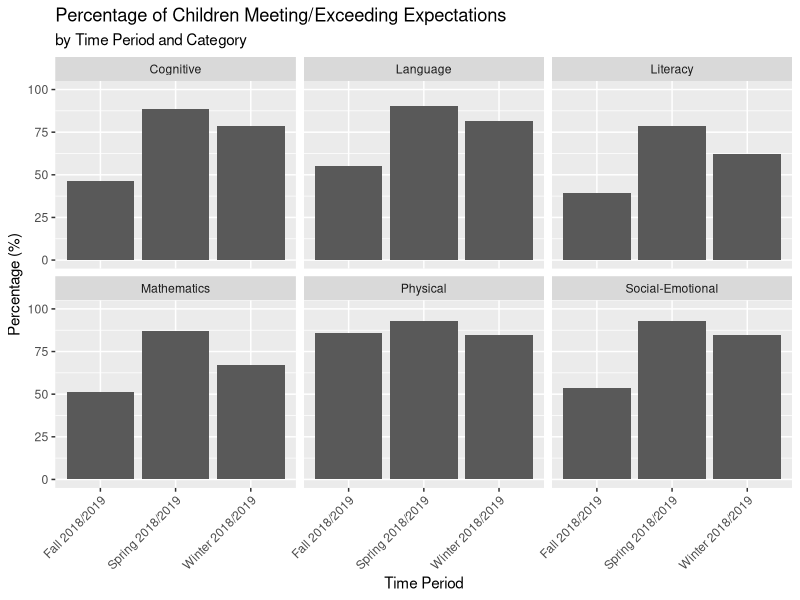
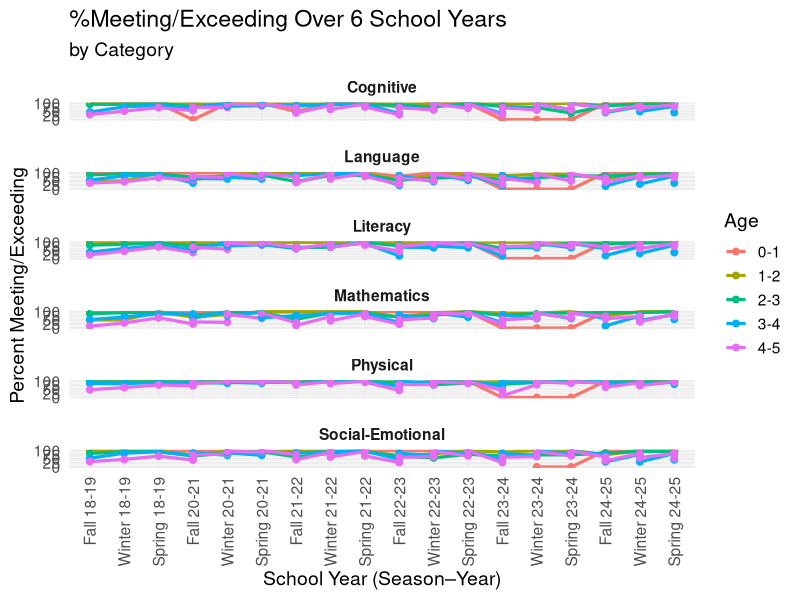
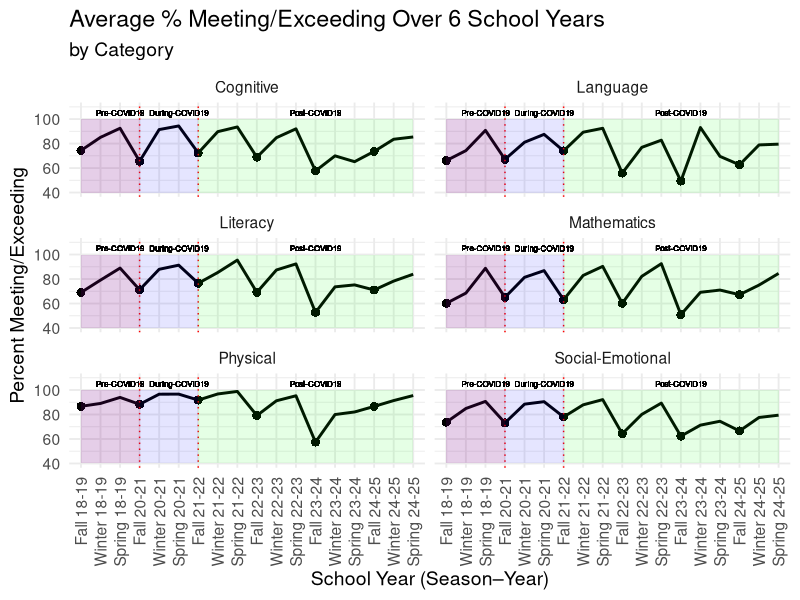
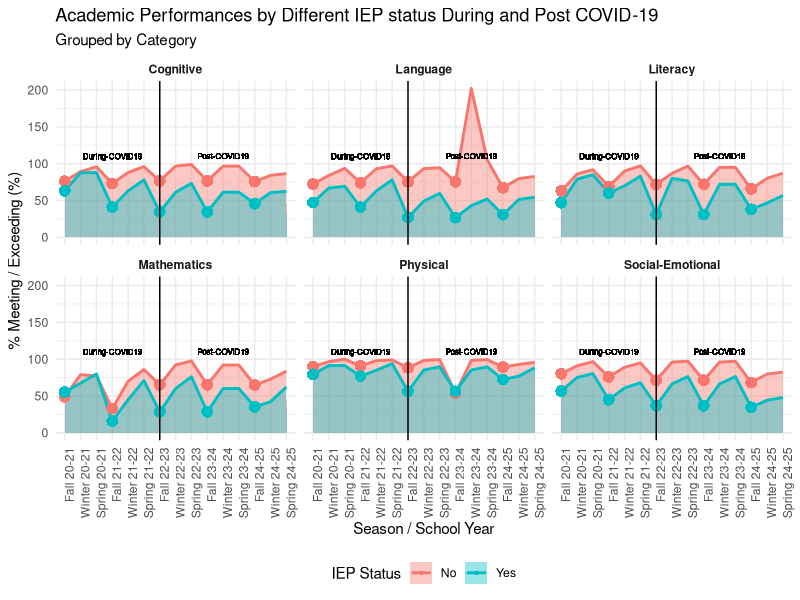
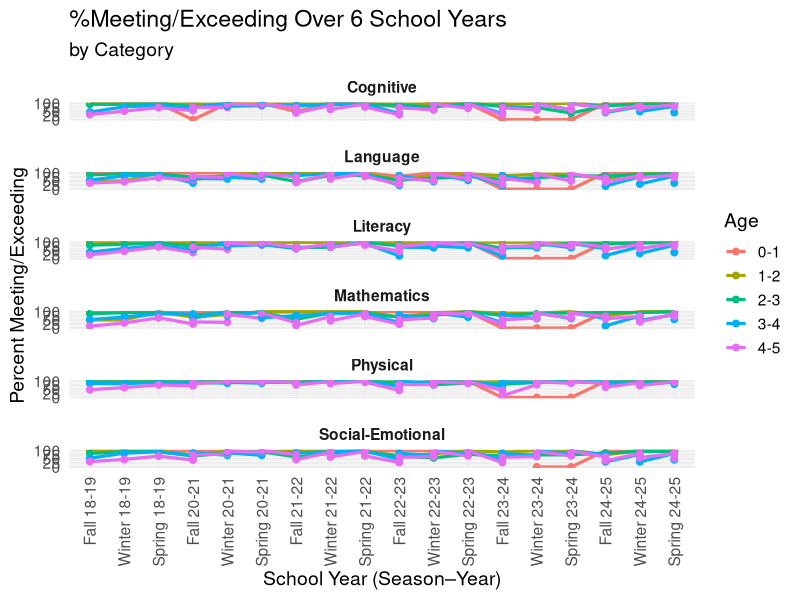
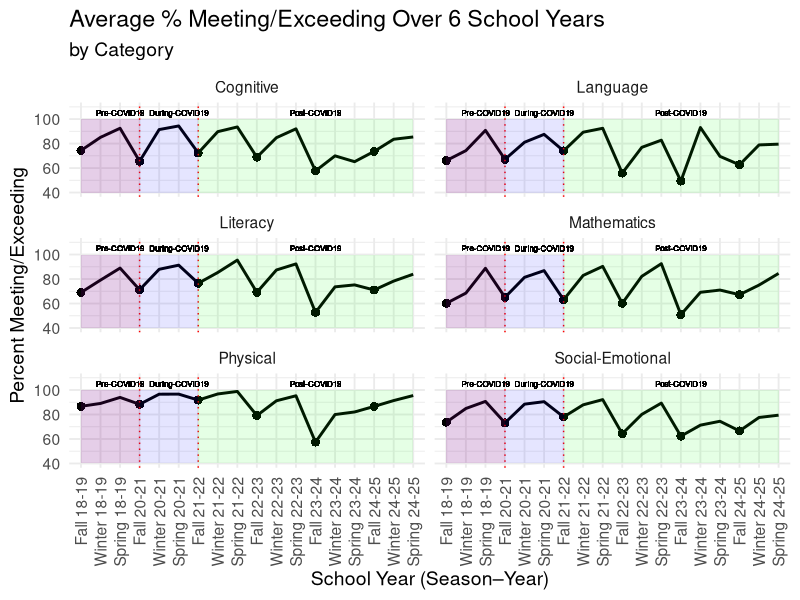
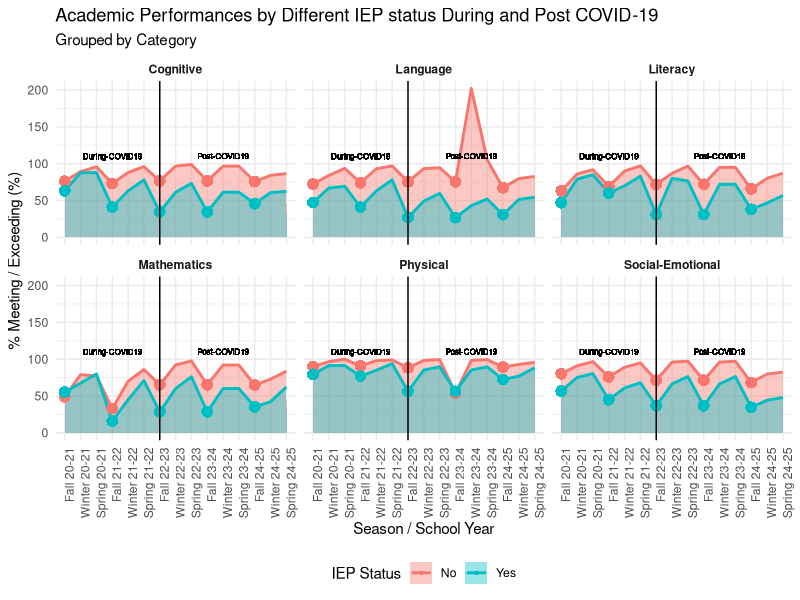

Source code (R) for these figures, in order:
## ---- chunk 1
library(tidyverse)
library(broom)
library(readxl)
library(dplyr)
library(skimr)
## ---- chunk 2
prof_2018_2019 <- read_excel("../data/ignore/file_show.xlsx")
## ---- chunk 3
glimpse(prof_2018_2019)
## ---- chunk 4
skim(prof_2018_2019)
## ---- chunk 5
categorized_data_2018_2019 <- prof_2018_2019 |>
  group_by(`Time Period`, `Category`) |>
  summarise(
    `Total # Children` = sum(`# Children`, na.rm = TRUE), 
    `Meeting / Exceeding Children` = sum(`# Meeting / Exceeding`, na.rm = TRUE), 
    `% percentage` = round(`Meeting / Exceeding Children` / `Total # Children` * 100, 2),
    .groups = "drop"
  )
## ---- chunk 6
ggplot(categorized_data_2018_2019, aes(x = `Time Period`, y = `% percentage`)) +
  geom_col() +
  facet_wrap(~ `Category`) +
  ylim(0, 100) +
  labs(
    title = "Percentage of Children Meeting/Exceeding Expectations",
    subtitle = "by Time Period and Category",
    x = "Time Period",
    y = "Percentage (%)"
  ) + 
  theme(axis.text.x = element_text(angle = 45, hjust = 1))
## ---- chunk 7
X2018_2019 <- read_excel("../data/ignore/2018-2019.xlsx")
X2020_2021 <- read_excel("../data/ignore/2020-2021.xlsx")
X2021_2022 <- read_excel("../data/ignore/2021-2022.xlsx")
X2022_2023 <- read_excel("../data/ignore/2022-2023.xlsx")
X2023_2024 <- read_excel("../data/ignore/2023-2024.xlsx")
X2024_2025 <- read_excel("../data/ignore/2024-2025.xlsx")
## ---- chunk 8
general_data_table <- bind_rows(
  #for each year we need to first convert our number of children, number of meeting/exceeding, and percentage of meeting/exceeding in numerit values and create a year column that would help us with sorting and labeling
  X2018_2019 |>
    mutate(
      `# Children` = parse_number(as.character(`# Children`), na = c("N/A", "NA")), 
      `# Meeting / Exceeding` = parse_number(as.character(`# Meeting / Exceeding`), na = c("N/A", "NA")), 
      `% Meeting / Exceeding` = parse_number(as.character(`% Meeting / Exceeding`)), 
      year = "18-19"), 
  X2020_2021 |>
    mutate(
      `# Children` = parse_number(as.character(`# Children`), na = c("N/A", "NA")), 
      `# Meeting / Exceeding` = parse_number(as.character(`# Meeting / Exceeding`), na = c("N/A", "NA")), 
      `% Meeting / Exceeding` = parse_number(as.character(`% Meeting / Exceeding`)), 
      year = "20-21"), 
  X2021_2022|>
    mutate(
      `# Children` = parse_number(as.character(`# Children`), na = c("N/A", "NA")), 
      `# Meeting / Exceeding` = parse_number(as.character(`# Meeting / Exceeding`), na = c("N/A", "NA")), 
      `% Meeting / Exceeding` = parse_number(as.character(`% Meeting / Exceeding`)), 
      year = "21-22"), 
  X2022_2023|>
    mutate(
      `# Children` = parse_number(as.character(`# Children`), na = c("N/A", "NA")), 
      `# Meeting / Exceeding` = parse_number(as.character(`# Meeting / Exceeding`), na = c("N/A", "NA")), 
      `% Meeting / Exceeding` = parse_number(as.character(`% Meeting / Exceeding`)), 
      year = "22-23"), 
  X2023_2024|>
    mutate(
      `# Children` = parse_number(as.character(`# Children`), na = c("N/A", "NA")), 
      `# Meeting / Exceeding` = parse_number(as.character(`# Meeting / Exceeding`), na = c("N/A", "NA")), 
      `% Meeting / Exceeding` = parse_number(as.character(`% Meeting / Exceeding`), na = c("N/A", "NA", "#DIV/0!")), 
      year = "23-24"), 
  X2024_2025|>
    mutate(
      `# Children` = parse_number(as.character(`# Children`), na = c("N/A", "NA")), 
      `# Meeting / Exceeding` = parse_number(as.character(`# Meeting / Exceeding`), na = c("N/A", "NA")), 
      `% Meeting / Exceeding` = parse_number(as.character(`% Meeting / Exceeding`)), 
      year = "24-25")
  ) |>
  #shortening and simplifying the label for each school year and trimester
  mutate(
    season = case_when(
      str_detect(`Time Period`, "Fall") ~ "Fall",
      str_detect(`Time Period`, "Winter") ~ "Winter",
      str_detect(`Time Period`, "Spring") ~ "Spring"
    ),
    label = paste(season, year),
    #sorting for chronological order taking the beginning of the school year and the code for each season (Fall - 1, Winter - 2, Spring - 3)
    #e.g. Fall 2018-2019 -> 181, Winter 2021-2022 -> 212
    sort_num = as.numeric(str_sub(year, 1, 2)) * 10 + match(season, c("Fall","Winter","Spring")) 
  )
#ordering our data chronologically
general_data_table <- general_data_table |>
  mutate(
    label = fct_reorder(label, sort_num)
  )
## ---- chunk 9
general_data_plot <- ggplot(general_data_table, aes(x = label, y = `% Meeting / Exceeding`, color = Age, group = Age)) +
  geom_line(size = 1.1) +
  geom_point(size = 2) +
  facet_wrap(~ Category, ncol = 1) +
  ylim(0, 100)+
  labs(
    title = "%Meeting/Exceeding Over 6 School Years",
    subtitle = "by Category",
    x = "School Year (Season–Year)",
    y = "Percent Meeting/Exceeding"
  ) +
  theme_minimal(base_size = 14) +
  theme(
    axis.text.x = element_text(angle = 90, hjust = 1, vjust = 0.5),
    strip.text = element_text(face = "bold"),
    panel.spacing = unit(1, "lines")
  )

general_data_plot

#saving
ggsave("general_plot.png", general_data_plot, width = 10, height = 20, dpi = 300)
## ---- chunk 10
#creating a new column that would help us highlight the beginning of the school year
average_general_data_table <- general_data_table |>
  mutate(is_fall = (`season` == "Fall"))

#calculating the average of all age groups' seasonal performance
average_general_data_table <- average_general_data_table |>
  group_by(Category, label, sort_num, is_fall) |>
  summarise(
    `Avg Meeting Exceeding` = mean(`% Meeting / Exceeding`, na.rm = TRUE),
    .groups = "drop"
  )

#plotting
average_general_data_plot <- ggplot(average_general_data_table, aes(x = label, y = `Avg Meeting Exceeding`, group = Category)) +
  geom_line(size = 1) +
  geom_point(aes(size = ifelse(is_fall, 4, NA)), shape = 20, stroke = 0) +
  geom_vline(xintercept = "Fall 20-21", linetype = "dotted", color = "red")+
  geom_vline(xintercept = "Fall 21-22", linetype = "dotted", color = "red")+
  annotate("rect", xmin="Fall 18-19", xmax="Fall 20-21", ymin = 40, ymax = 100, alpha = 0.1, fill = "red")+
  annotate("rect", xmin="Fall 18-19", xmax="Fall 21-22", ymin = 40, ymax = 100, alpha = 0.1, fill = "blue")+
  annotate("rect", xmin="Fall 21-22", xmax="Spring 24-25", ymin = 40, ymax = 100, alpha = 0.1, fill = "green")+
  geom_text( 
    aes(x = "Spring 18-19", y = 105, label = "Pre-COVID19"),
    size = 2) +
  geom_text( 
    aes(x = "Spring 20-21", y = 105, label = "During-COVID19"),
    size = 2) +
  geom_text( 
    aes(x = "Fall 23-24", y = 105, label = "Post-COVID19"),
    size = 2) +
  facet_wrap(~ Category, ncol = 2) +
  ylim(40, 110)+
  labs(
    title = "Average % Meeting/Exceeding Over 6 School Years",
    subtitle = "by Category",
    x = "School Year (Season–Year)",
    y = "Percent Meeting/Exceeding"
  ) +
  theme_minimal(base_size = 14) +
  theme(
    axis.text.x = element_text(angle = 90, hjust = 1, vjust = 0.5),
    legend.position = "none"
  )

average_general_data_plot

#saving
ggsave("average_general_plot.png", average_general_data_plot, width = 15, height = 10, dpi = 300)
## ---- chunk 11
# filter 0-1 age group and calculate percentages
data <- general_data_table |>
filter(Age != "0-1") |>
drop_na() |>
group_by(year, Category, Age) |>
summarise(percent = sum(`# Meeting / Exceeding`) / sum(`# Children`) * 100, .groups = "drop") |>
mutate( covid_period = case_when(
year == "2019" ~ "Before COVID",
year %in% c("2021", "2022") ~ "During COVID",
TRUE ~ "After COVID"
  ),
covid_period = factor(covid_period, levels = c("Before COVID", "During COVID", "After COVID"))
)


## ---- chunk 12
all_year <- general_data_table |>
  mutate(IEP = na_if(IEP, "N/A")) |>
  filter(!is.na(IEP))

IEP_data <- all_year |>
  mutate(is_fall = (`season` == "Fall"))

IEP_data <- IEP_data |>
  group_by(Category, label, sort_num, is_fall, IEP) |>
  summarise(
    `Avg IEP Meeting Exceeding` = mean(`% Meeting / Exceeding`, na.rm = TRUE),
    .groups = "drop"
  )

iep_graph <- ggplot(
  IEP_data,
  aes(x = `label`, y = `Avg IEP Meeting Exceeding`, fill = IEP, group = IEP)
) +
  geom_area(position = "identity", alpha = 0.4) +
  geom_line(aes(color = IEP), size = 1) +
  geom_point(aes(size = ifelse(is_fall, 4, NA)), shape = 21 , stroke = 0) +
  geom_vline(xintercept = "Fall 22-23") +
  geom_text( 
    aes(x = "Winter 23-24", y = 110, label = "Post-COVID19"),
    size = 2) +
  geom_text( 
    aes(x = "Fall 21-22", y = 110, label = "During-COVID19"),
    size = 2) +
  facet_wrap(~ Category) +
  labs(
    title = "Academic Performances by Different IEP status During and Post COVID-19",
    x = "Season / School Year",
    y = "% Meeting / Exceeding (%)",
    subtitle = "Grouped by Category ",
    fill = "IEP Status",
    color = "IEP Status"
  ) +
  scale_size_identity(guide = "none") +
  theme_minimal() +
  theme(
    axis.text.x = element_text(angle = 90, hjust = 1),
    legend.position = "bottom",
    strip.text = element_text(face = "bold")
  )

iep_graph

ggsave("iep_impact.png", iep_graph, width = 15, height = 10, dpi = 300)
